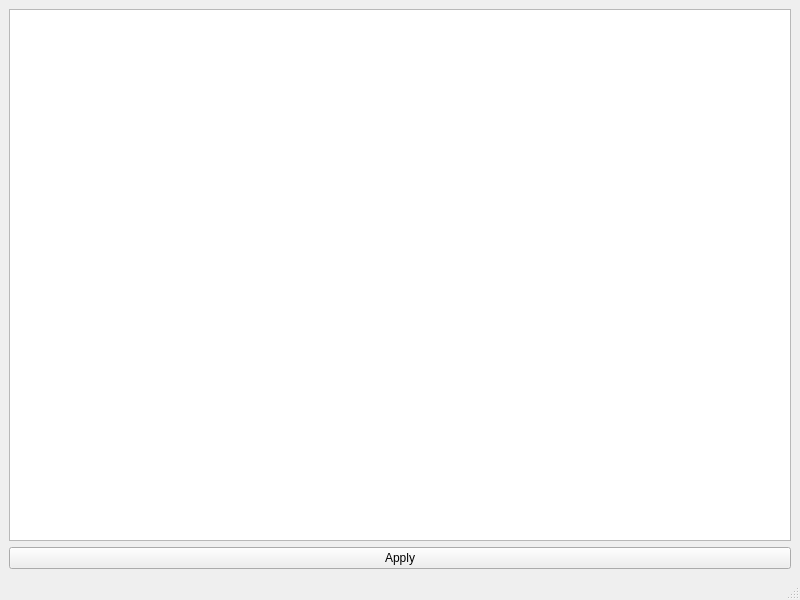
<?xml version="1.0" encoding="UTF-8"?>
<ui version="4.0">
 <class>SettingsWindow</class>
 <widget class="QMainWindow" name="SettingsWindow">
  <property name="geometry">
   <rect>
    <x>0</x>
    <y>0</y>
    <width>800</width>
    <height>600</height>
   </rect>
  </property>
  <property name="windowTitle">
   <string>MainWindow</string>
  </property>
  <widget class="QWidget" name="centralwidget">
   <layout class="QVBoxLayout" name="verticalLayout">
    <item>
     <widget class="QTableView" name="tableView">
      <property name="editTriggers">
       <set>QAbstractItemView::EditTrigger::NoEditTriggers</set>
      </property>
      <attribute name="horizontalHeaderVisible">
       <bool>false</bool>
      </attribute>
      <attribute name="verticalHeaderVisible">
       <bool>false</bool>
      </attribute>
     </widget>
    </item>
    <item>
     <widget class="QPushButton" name="applyButton">
      <property name="text">
       <string>Apply</string>
      </property>
     </widget>
    </item>
   </layout>
  </widget>
  <widget class="QMenuBar" name="menubar">
   <property name="geometry">
    <rect>
     <x>0</x>
     <y>0</y>
     <width>800</width>
     <height>26</height>
    </rect>
   </property>
  </widget>
  <widget class="QStatusBar" name="statusbar"/>
 </widget>
 <resources/>
 <connections/>
</ui>
